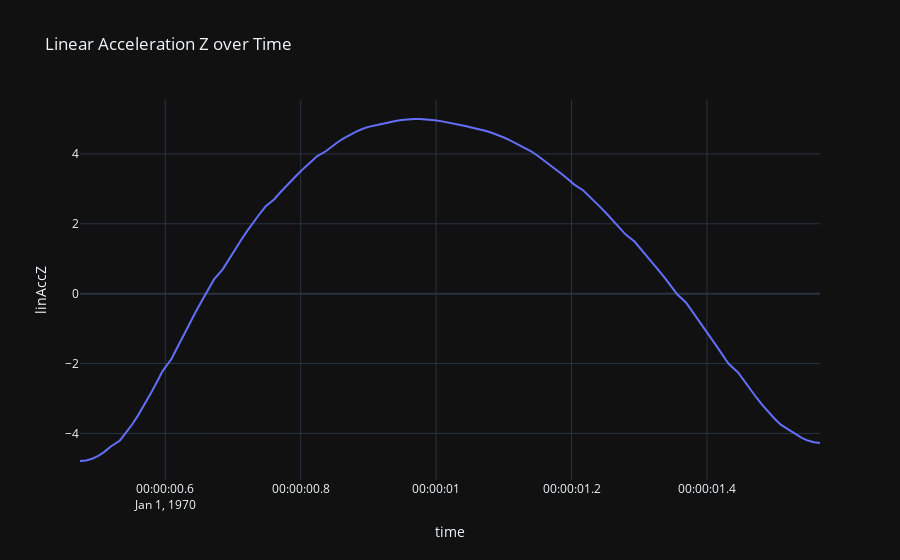

Notebook code cell kept with this figure:
### Code cell
import plotly.express as px

fig = px.line(squat, y='linAccZ', title='Linear Acceleration Z over Time')
fig.show()
